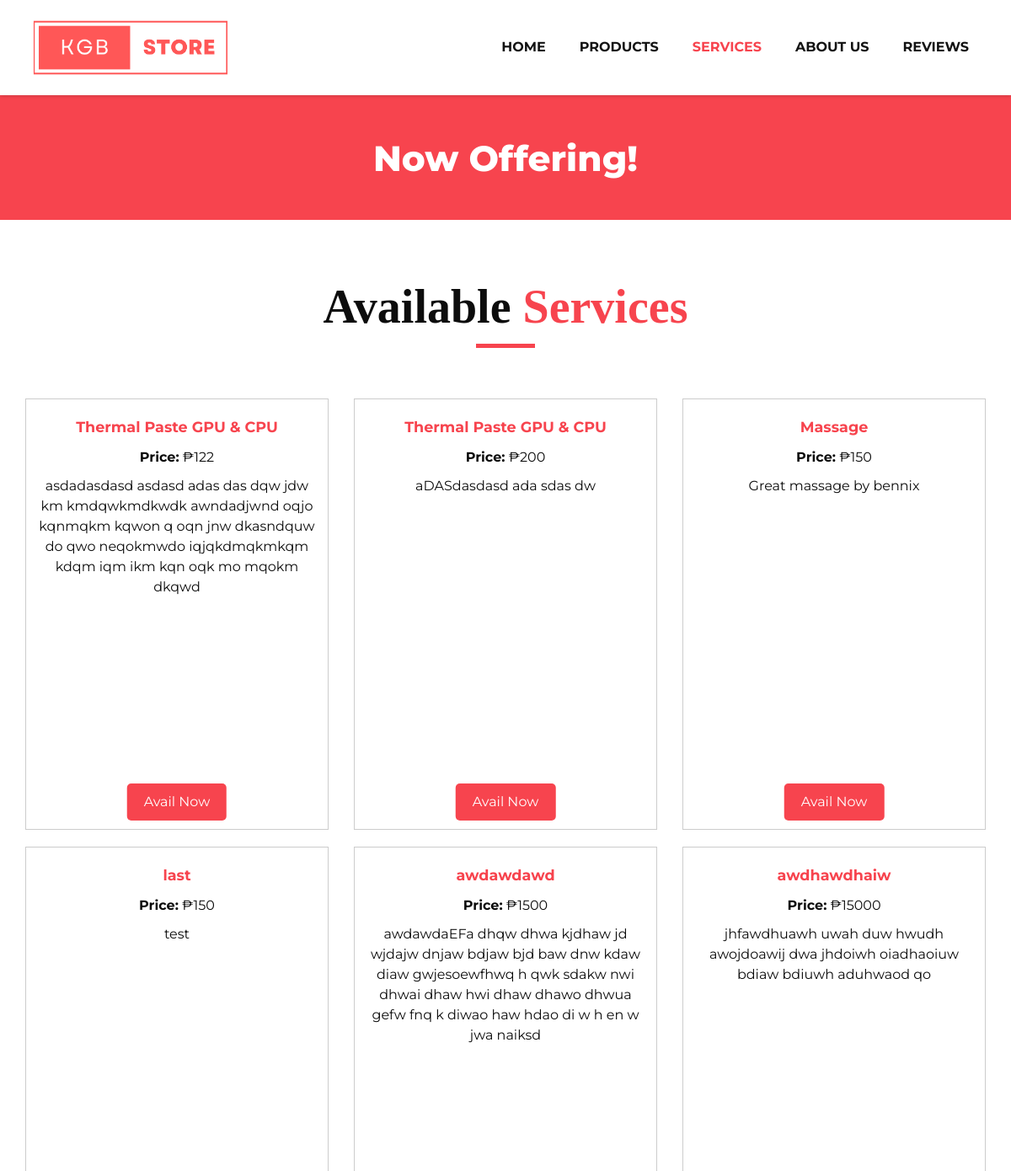
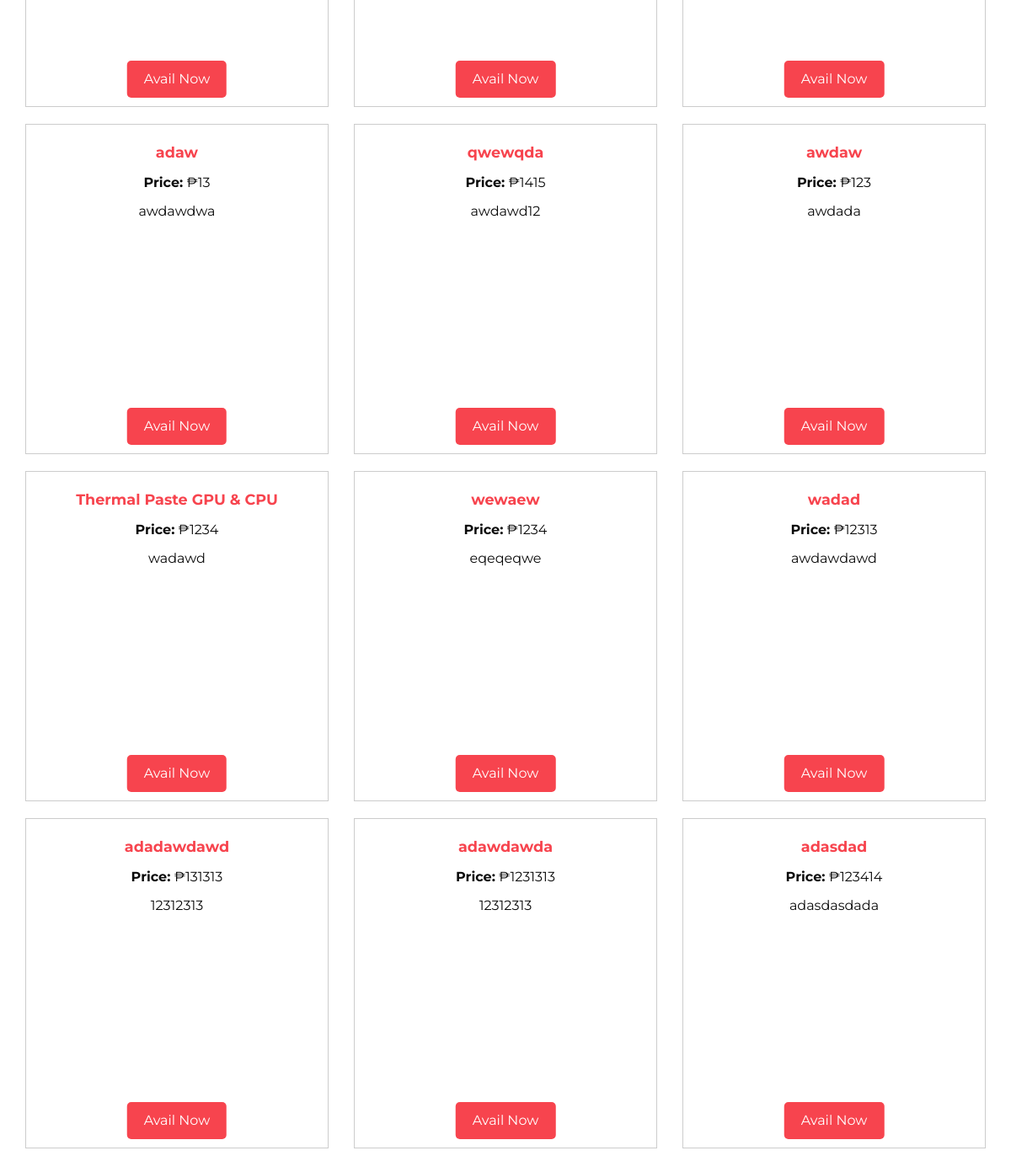
The app's page /service.php with its own data (2 pictures, top to bottom).
### tables this page shows
CREATE TABLE `services` (
  `id` int(11) NOT NULL,
  `service_name` varchar(500) NOT NULL,
  `s_desc` text NOT NULL,
  `s_price` int(50) NOT NULL
);

### service.php (the view, shortened to what this page needs)
<!DOCTYPE html>
<html>
   <head>
      <link rel="stylesheet" type="text/css" href="css/bootstrap.css" />
      <link href="css/font-awesome.min.css" rel="stylesheet" />
      <link href="css/style.css" rel="stylesheet" />
      <link href="css/responsive.css" rel="stylesheet" />
   </head>
   <body class="sub_page">
      <div class="hero_area">
         <header class="header_section">
            <div class="container">
               <nav class="navbar navbar-expand-lg custom_nav-container ">
                  <a class="navbar-brand" href="index.php"><img width="250" src="images/logo.png" alt="#" /></a>
                  <div class="collapse navbar-collapse" id="navbarSupportedContent">
                     <ul class="navbar-nav">
                        <li class="nav-item">
                           <a class="nav-link" href="index.php">Home <span class="sr-only">(current)</span></a>
                        </li>
                        <li class="nav-item">
                           <a class="nav-link" href="product.php">Products</a>
                        </li>
                        <li class="nav-item active">
                            <a class="nav-link" href="service.php">Services</a>
                        <li>
                        <li class="nav-item">
                           <a class="nav-link" href="blog_list.php">About Us</a>
                        </li>
                        <li class="nav-item">
                           <a class="nav-link" href="contact.php">Reviews</a>
                        </li>
                     </ul>
                  </div>
               </nav>
            </div>
         </header>
      </div>
      <section class="inner_page_head">
         <div class="container_fuild">
            <div class="row">
               <div class="col-md-12">
                  <div class="full">
                     <h3>Now Offering!</h3>
                  </div>
               </div>
            </div>
         </div>
      </section>
      <section class="product_section layout_padding">
         <div class="container">
            <div class="heading_container heading_center">
               <h2>
                  Available <span>Services</span>
               </h2>
            </div>
<?php
include_once "admin_panel/config/dbconnect.php";
$sql = "SELECT * FROM services";
$result = $conn->query($sql);
if ($result && $result->num_rows > 0) {
    $services = $result->fetch_all(MYSQLI_ASSOC);
} else {
    $services = [];
}
?>
<div class="bcontainer">
    <?php
    foreach ($services as $service) {
        echo "<div class='services'>";
        echo "<p><strong style='font-size: 1.1em; color: #f7444e;'>" . $service["service_name"] . "</strong></p>";
        echo "<p><strong>Price:</strong> ₱" . $service["s_price"] . "</p>";
        echo "<p>" . $service["s_desc"] . "</p>";
        echo "<a href='sorder.php?id=" . $service["id"] . "'><button>Avail Now</button></a>";
        echo "</div>";
    }
    ?>
</div>
</body>
</html>
   </body>
</html>

### css/style.css (style rules this page uses)
* { box-sizing: border-box; }
body { font-family: 'Montserrat', sans-serif; color: #0c0c0c; background-color: #ffffff; overflow-x: hidden; }
.layout_padding { padding: 70px 0; }
h1, h2 { font-family: 'Playfair Display', serif; }
.heading_container { display: -webkit-box; display: -ms-flexbox; display: flex; -webkit-box-orient: vertical; -webkit-box-direction: normal; -ms-flex-direction: column; flex-direction: column; -webkit-box-align: start; -ms-flex-align: start; align-items: flex-start; }
.heading_container h2 { position: relative; margin-bottom: 0; font-size: 3.5rem; font-weight: bold; }
.heading_container h2::after { content: ""; display: block; width: 70px; height: 5px; background: #f7444e; margin: 10px auto 10px; }
.heading_container h2 span { color: #f7444e; }
.heading_container.heading_center { -webkit-box-align: center; -ms-flex-align: center; align-items: center; text-align: center; }
a, a:hover, a:focus { text-decoration: none; }
.hero_area { position: relative; min-height: 100vh; display: -webkit-box; display: -ms-flexbox; display: flex; -webkit-box-orient: vertical; -webkit-box-direction: normal; -ms-flex-direction: column; flex-direction: column; }
.sub_page .hero_area { min-height: auto; -webkit-box-shadow: 0 0 5px 0 rgba(0, 0, 0, 0.25); box-shadow: 0 0 5px 0 rgba(0, 0, 0, 0.25); }
.header_section { padding: 15px 0; }
.navbar-brand { font-family: 'Playfair Display', serif; }
.custom_nav-container { padding: 0; }
.custom_nav-container .navbar-nav { margin-left: auto; }
.custom_nav-container .navbar-nav .nav-item .nav-link { padding: 5px 20px; color: #131313; text-align: center; text-transform: uppercase; border-radius: 5px; -webkit-transition: all 0.3s; transition: all 0.3s; font-weight: 700; }
.custom_nav-container .navbar-nav .nav-item:hover .nav-link, .custom_nav-container .navbar-nav .nav-item.active .nav-link { color: #f7444e; }
.product_section .heading_container { margin-bottom: 20px; }
.inner_page_head { background: #f7444e; text-align: center; color: #fff; padding-top: 50px; padding-bottom: 40px; }
.inner_page_head h3 { font-size: 42px; font-weight: 800; }

### css/responsive.css (style rules this page uses)
@media (min-width: 1200px) { .container { max-width: 1170px; } }

### service.php (style rules this page uses)
.bcontainer { max-width: 1200px; min-height: 2300px; margin: 0 auto; display: flex; flex-wrap: wrap; justify-content: space-between; }
.services { position: relative; width: calc(33.33% - 20px); margin-bottom: 20px; padding: 15px; border: 1px solid #ccc; box-sizing: border-box; text-align: center; }
.services p { margin: 0; padding: 5px 0; }
.services button { position: absolute; bottom: 10px; left: 50%; transform: translateX(-50%); background-color: #f7444e; border: none; color: white; padding: 10px 20px; text-align: center; text-decoration: none; display: inline-block; font-size: 16px; cursor: pointer; border-radius: 5px; }

### records on screen
services: service_name "Thermal Paste GPU & CPU", s_price "122", s_desc "asdadasdasd asdasd adas das dqw jdw km kmdqwkmdkwdk awndadjwnd oqjo kqnmqkm kqwon q oqn jnw dkasndquw do qwo neqokmwdo iqjqkdmqkmkqm kdqm iqm ikm kqn oqk mo mqokm dkqwd"
services: service_name "Thermal Paste GPU & CPU", s_price "200", s_desc "aDASdasdasd ada sdas dw"
services: service_name "Massage", s_price "150", s_desc "Great massage by bennix"
services: service_name "last", s_price "150", s_desc "test"
services: service_name "awdawdawd", s_price "1500", s_desc "awdawdaEFa dhqw dhwa kjdhaw jd wjdajw dnjaw bdjaw bjd baw dnw kdaw diaw gwjesoewfhwq h qwk sdakw nwi dhwai dhaw hwi dhaw dhawo dhwua gefw fnq k diwao haw hdao di w h en w jwa naiksd"
services: service_name "awdhawdhaiw", s_price "15000", s_desc "jhfawdhuawh uwah duw hwudh awojdoawij dwa jhdoiwh oiadhaoiuw bdiaw bdiuwh aduhwaod qo"
services: service_name "adaw", s_price "13", s_desc "awdawdwa"
services: service_name "qwewqda", s_price "1415", s_desc "awdawd12"
services: service_name "awdaw", s_price "123", s_desc "awdada"
services: service_name "Thermal Paste GPU & CPU", s_price "1234", s_desc "wadawd"
services: service_name "wewaew", s_price "1234", s_desc "eqeqeqwe"
services: service_name "wadad", s_price "12313", s_desc "awdawdawd"
services: service_name "adadawdawd", s_price "131313", s_desc "12312313"
services: service_name "adawdawda", s_price "1231313", s_desc "12312313"
services: service_name "adasdad", s_price "123414", s_desc "adasdasdada"
